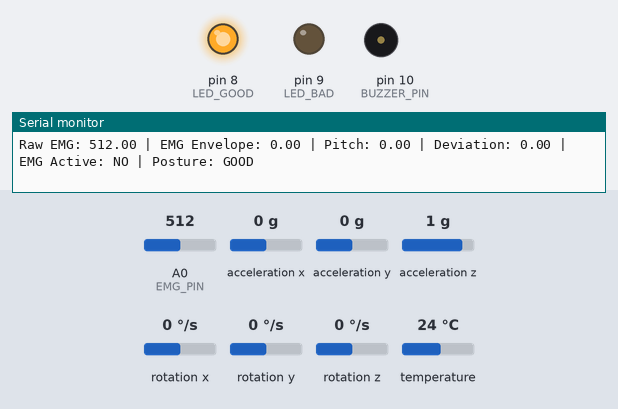
Recording of a sketch running on a simulated Arduino Uno, built with avr-gcc and run on an emulated ATmega328P. Parts: output pins drawn as LEDs (lit = HIGH), buzzer (waves = sounding, pin HIGH), the last lines printed to the serial monitor. Inputs (shaded band) come from the test bench; at power-on: acceleration x 0 g, A0 (EMG_PIN) = 512, acceleration y 0 g, acceleration z 1 g, rotation x 0 °/s, rotation y 0 °/s, rotation z 0 °/s, temperature 24 °C.

Above: at 5.9 s.
6.0 s: acceleration x set to -0.4 g
At 6.5 s:
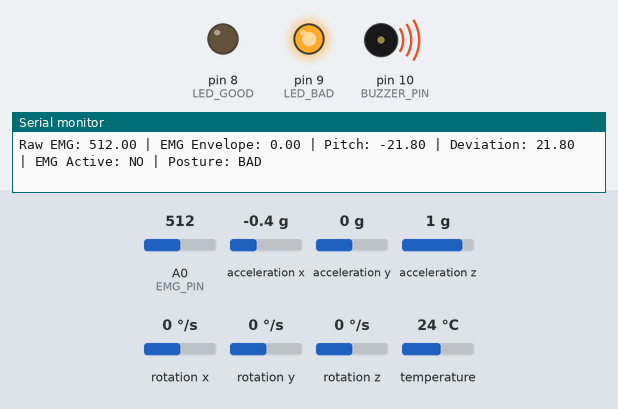
7.5 s: A0 (EMG_PIN) set to 561
9.0 s: A0 (EMG_PIN) set to 584
10.8 s: acceleration x set to 0 g
At 11.4 s:
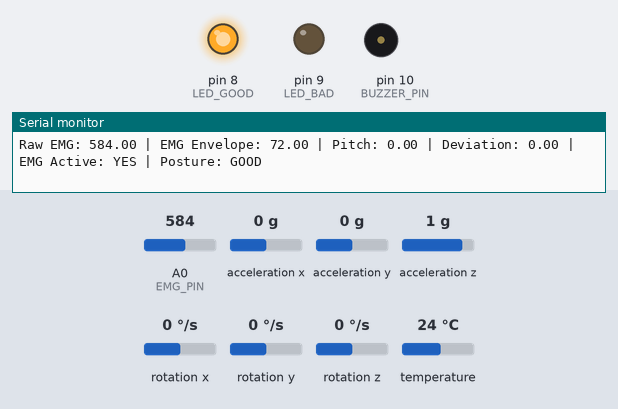
12.8 s: acceleration x set to -1.4 g
At 14.0 s:
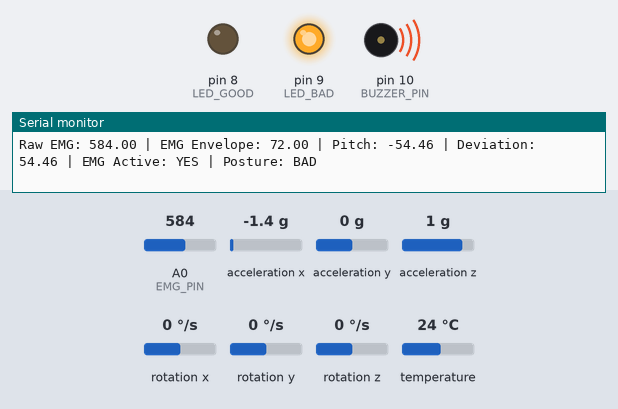
Timing chart, 0 to 15.3 s (numbered marks = the images above; inputs shaded):
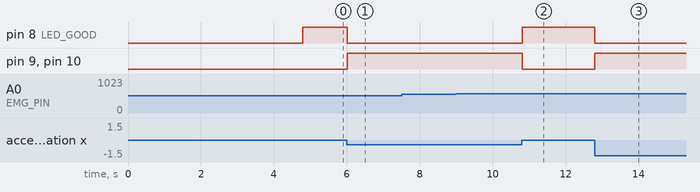

The sketch:

Neural_Capstone.ino
```cpp
#include <Wire.h>
#include <Adafruit_MPU6050.h>
#include <Adafruit_Sensor.h>

Adafruit_MPU6050 mpu;

// Pins
const int EMG_PIN = A0;
const int LED_GOOD = 8;
const int LED_BAD = 9;
const int BUZZER_PIN = 10;

// EMG variables
float emgRaw = 0;
float emgCentered = 0;
float emgRectified = 0;
float emgEnvelope = 0;
float emgBaseline = 0;

// IMU variables
float pitchAngle = 0;
float pitchBaseline = 0;

// Thresholds
float emgActivationThreshold = 60;
float postureThreshold = 12.0;

// Smoothing
const float emgAlpha = 0.08;

// Calibration
const int calibrationSamples = 300;

// Timing
unsigned long lastPrintTime = 0;
const int printInterval = 200;

void setup() {
  Serial.begin(115200);

  pinMode(LED_GOOD, OUTPUT);
  pinMode(LED_BAD, OUTPUT);
  pinMode(BUZZER_PIN, OUTPUT);

  digitalWrite(LED_GOOD, LOW);
  digitalWrite(LED_BAD, LOW);
  digitalWrite(BUZZER_PIN, LOW);

  if (!mpu.begin()) {
    Serial.println("Could not find MPU6050. Check wiring.");
    while (1) {
      delay(10);
    }
  }

  mpu.setAccelerometerRange(MPU6050_RANGE_8_G);
  mpu.setGyroRange(MPU6050_RANGE_500_DEG);
  mpu.setFilterBandwidth(MPU6050_BAND_21_HZ);

  Serial.println("System starting...");
  delay(1000);

  calibrateSensors();

  Serial.println("Calibration complete.");
  Serial.println("Starting posture detection...");
}

void loop() {
  readEMG();
  readIMU();
  classifyPosture();

  if (millis() - lastPrintTime > printInterval) {
    printData();
    lastPrintTime = millis();
  }

  delay(10);
}

void calibrateSensors() {
  Serial.println("Calibrating...");
  Serial.println("Sit in GOOD posture and keep muscles relaxed.");

  float emgSum = 0;
  float pitchSum = 0;

  for (int i = 0; i < calibrationSamples; i++) {
    int rawEMG = analogRead(EMG_PIN);
    emgSum += rawEMG;

    sensors_event_t a, g, temp;
    mpu.getEvent(&a, &g, &temp);

    float pitch = atan2(a.acceleration.x,
                        sqrt(a.acceleration.y * a.acceleration.y +
                             a.acceleration.z * a.acceleration.z)) * 180.0 / PI;

    pitchSum += pitch;

    delay(10);
  }

  emgBaseline = emgSum / calibrationSamples;
  pitchBaseline = pitchSum / calibrationSamples;

  Serial.print("EMG baseline: ");
  Serial.println(emgBaseline);

  Serial.print("Pitch baseline: ");
  Serial.println(pitchBaseline);
}

void readEMG() {
  emgRaw = analogRead(EMG_PIN);
  emgCentered = emgRaw - emgBaseline;
  emgRectified = abs(emgCentered);
  emgEnvelope = (emgAlpha * emgRectified) + ((1 - emgAlpha) * emgEnvelope);
}

void readIMU() {
  sensors_event_t a, g, temp;
  mpu.getEvent(&a, &g, &temp);

  pitchAngle = atan2(a.acceleration.x,
                     sqrt(a.acceleration.y * a.acceleration.y +
                          a.acceleration.z * a.acceleration.z)) * 180.0 / PI;
}

void classifyPosture() {
  float postureDeviation = abs(pitchAngle - pitchBaseline);

  bool postureBad = postureDeviation > postureThreshold;
  bool muscleActivated = emgEnvelope > emgActivationThreshold;

  if (!postureBad && muscleActivated) {
    digitalWrite(LED_GOOD, HIGH);
    digitalWrite(LED_BAD, LOW);
    digitalWrite(BUZZER_PIN, LOW);
  }
  else if (!postureBad && !muscleActivated) {
    digitalWrite(LED_GOOD, HIGH);
    digitalWrite(LED_BAD, LOW);
    digitalWrite(BUZZER_PIN, LOW);
  }
  else if (postureBad && muscleActivated) {
    digitalWrite(LED_GOOD, LOW);
    digitalWrite(LED_BAD, HIGH);
    digitalWrite(BUZZER_PIN, HIGH);
  }
  else {
    digitalWrite(LED_GOOD, LOW);
    digitalWrite(LED_BAD, HIGH);
    digitalWrite(BUZZER_PIN, HIGH);
  }
}

void printData() {
  float postureDeviation = abs(pitchAngle - pitchBaseline);

  Serial.print("Raw EMG: ");
  Serial.print(emgRaw);

  Serial.print(" | EMG Envelope: ");
  Serial.print(emgEnvelope);

  Serial.print(" | Pitch: ");
  Serial.print(pitchAngle);

  Serial.print(" | Deviation: ");
  Serial.print(postureDeviation);

  Serial.print(" | EMG Active: ");
  if (emgEnvelope > emgActivationThreshold) {
    Serial.print("YES");
  } else {
    Serial.print("NO");
  }

  Serial.print(" | Posture: ");
  if (postureDeviation <= postureThreshold) {
    Serial.println("GOOD");
  } else {
    Serial.println("BAD");
  }
}
```

Measured:
- the behaviour switches between -0.2 and -0.3 g on acceleration x (found by bisection; images 0 and 1)
- after the input at 6.0 s, pin 8 (LED_GOOD): HIGH → LOW at once; pin 9 (LED_BAD), pin 10 (BUZZER_PIN): LOW → HIGH at once
- after the input at 10.8 s, pin 8 (LED_GOOD): LOW → HIGH at once; pin 9 (LED_BAD), pin 10 (BUZZER_PIN): HIGH → LOW at once
- after the input at 12.8 s, pin 8 (LED_GOOD): HIGH → LOW at once; pin 9 (LED_BAD), pin 10 (BUZZER_PIN): LOW → HIGH at once
